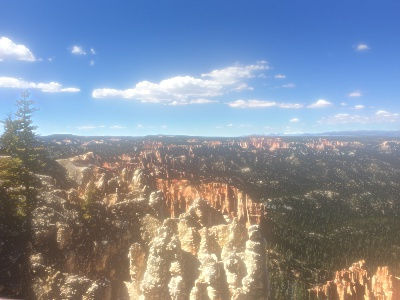
#> input picture panorama-stitching/Pyramid_blending2.jpg, 400 x 300 px
$ python multi_band_blending.py --first Pyramid_blending2.jpg --second Pyramid_blending2.jpg --overlap 5
#> lines starting #> are read from the running program, lines starting #| are printed output that depends on the picture; after the words box and inside, x2 and y2 are one past the last pixel; in counts of white or black regions, pixels touching at a corner belong together
#> further down, img1 is the input picture: shape (300, 400, 3); mean B, G, R 156, 141.6, 132.5
#!/usr/bin/python
import numpy as np
import cv2
import sys
import argparse

def ceildiv(a, b):
    return -(-a // b)

def preprocess(img1, img2, overlap_w, flag_half):
#> called with overlap_w = 5, flag_half = False
    if img1.shape[0] != img2.shape[0]:
        print("error: image dimension error")
        sys.exit()
    if overlap_w > img1.shape[1] or overlap_w > img2.shape[1]:
        print("error: overlapped area too large")
        sys.exit()

    w1 = img1.shape[1]
#> w1 = 400
    w2 = img2.shape[1]
#> w2 = 400

    if flag_half:
        shape = np.array(img1.shape)
        shape[1] = w1 / 2 + w2 / 2

        subA = np.zeros(shape)
        subA[:, :w1 / 2 + overlap_w / 2] = img1[:, :w1 / 2 + overlap_w / 2]
        subB = np.zeros(shape)
        subB[:, w1 / 2 - overlap_w / 2:] = img2[:,
                                                w2 - (w2 / 2 + overlap_w / 2):]
        mask = np.zeros(shape)
        mask[:, :w1 / 2] = 1
    else:
        shape = np.array(img1.shape)
#> shape = [300, 400, 3]
        shape[1] = w1 + w2 - overlap_w

        subA = np.zeros(shape)
        subA[:, :w1] = img1
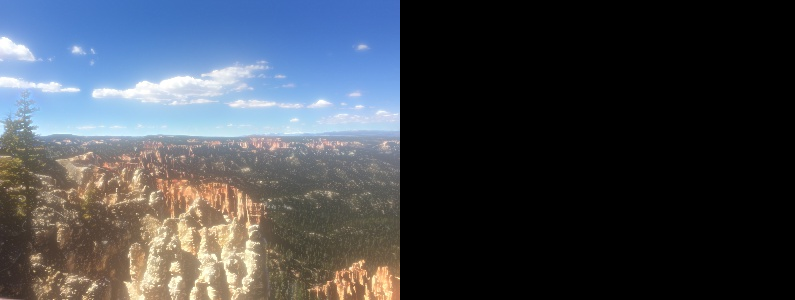
#> subA: shape (300, 795, 3) float64; mean B, G, R 78.5, 71.3, 66.7
        subB = np.zeros(shape)
        subB[:, w1 - overlap_w:] = img2
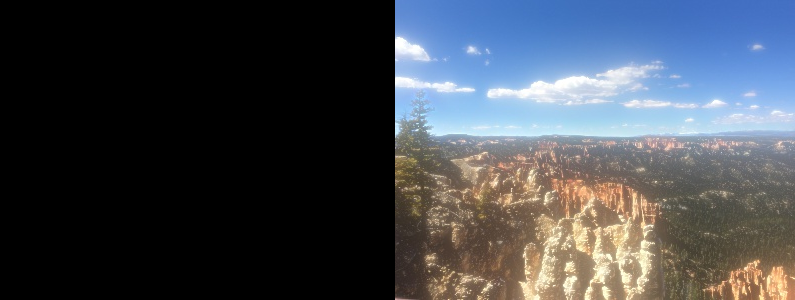
#> subB: shape (300, 795, 3) float64; mean B, G, R 78.5, 71.3, 66.7
        mask = np.zeros(shape)
        mask[:, :w1 - overlap_w // 2] = 1
    return subA, subB, mask


def GaussianPyramid(img, leveln):
    GP = [img]
    for i in range(leveln - 1):
        GP.append(cv2.pyrDown(GP[i]))
    return GP


def LaplacianPyramid(img, leveln):
    LP = []
    for i in range(leveln - 1, 0, -1):
        print(img.shape[1::-1])
        next_img = cv2.pyrDown(img)
        LP.append(img - cv2.pyrUp(next_img, img.shape[1::-1]))
        img = next_img
    LP.append(img)
    return LP


def blend_pyramid(LPA, LPB, MP):
    blended = []
    for i, M in enumerate(MP):
        blended.append(LPA[i] * M + LPB[i] * (1.0 - M))
    return blended


def reconstruct(LS):
    img = LS[-1]
    for lev_img in LS[-2::-1]:
        img = cv2.pyrUp(img, lev_img.shape[1::-1])
        img += lev_img
    return img


def multi_band_blending(img1, img2, overlap_w, leveln=None, flag_half=False):
    if overlap_w < 0:
        print("error: overlap_w should be a positive integer")
        sys.exit()

    subA, subB, mask = preprocess(img1, img2, overlap_w, flag_half)
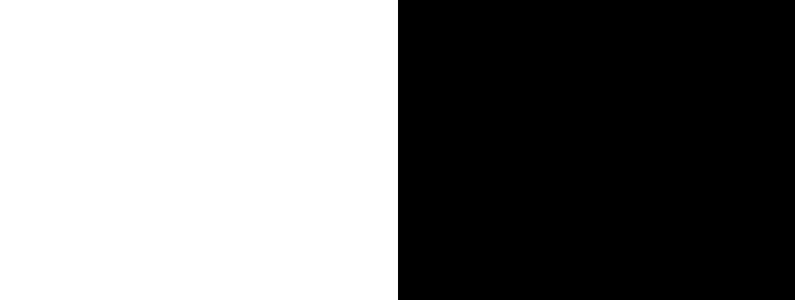
#> mask: shape (300, 795, 3) float64; values 0 (black) and 1 (white), 50.1% white; 1 black region, box (x1, y1, x2, y2) and area: (398, 0, 795, 300) 119100

    max_leveln = int(np.floor(np.log2(min(img1.shape[0], img1.shape[1],
                                          img2.shape[0], img2.shape[1]))))
#> max_leveln = 8
    if leveln is None:
        leveln = max_leveln
#> leveln = 8
    if leveln < 1 or leveln > max_leveln:
        print("warning: inappropriate number of leveln")
        leveln = max_leveln

    leveln = 6
    # Get Gaussian pyramid and Laplacian pyramid
    MP = GaussianPyramid(mask, leveln)
#> after the loop in GaussianPyramid, `for i in range(leveln - 1):`: GP = 6 items
#> MP = 6 items
    LPA = LaplacianPyramid(subA, leveln)
#> after the loop in LaplacianPyramid, `for i in range(leveln - 1, 0, -1):`: LP = []
    LPB = LaplacianPyramid(subB, leveln)

    # Blend two Laplacian pyramidspass
    blended = blend_pyramid(LPA, LPB, MP)

    # Reconstruction process
    result = reconstruct(blended)
    result[result > 255] = 255
    result[result < 0] = 0

    return result


if __name__ == '__main__':
    # construct the argument parse and parse the arguments
    ap = argparse.ArgumentParser(
        description="A Python implementation of multi-band blending")
    ap.add_argument('-H', '--half', required=False, action='store_true',
                    help="option to blend the left half of the first image \
                          and the right half of the second image")
    ap.add_argument('-f', '--first', required=True,
                    help="path to the first (left) image")
    ap.add_argument('-s', '--second', required=True,
                    help="path to the second (right) image")
    ap.add_argument('-o', '--overlap', required=True, type=int,
                    help="width of the overlapped area between two images, \
                          even number recommended")
    ap.add_argument('-l', '--leveln', required=False, type=int,
                    help="number of levels of multi-band blending, \
                          calculated from image size if not provided")
    args = vars(ap.parse_args())

    flag_half = args['half']
    img1 = cv2.imread(args['first'])
    img2 = cv2.imread(args['second'])
    overlap_w = args['overlap']
    leveln = args['leveln']

#> (the run stopped early here; a loop or call above may not have finished)
